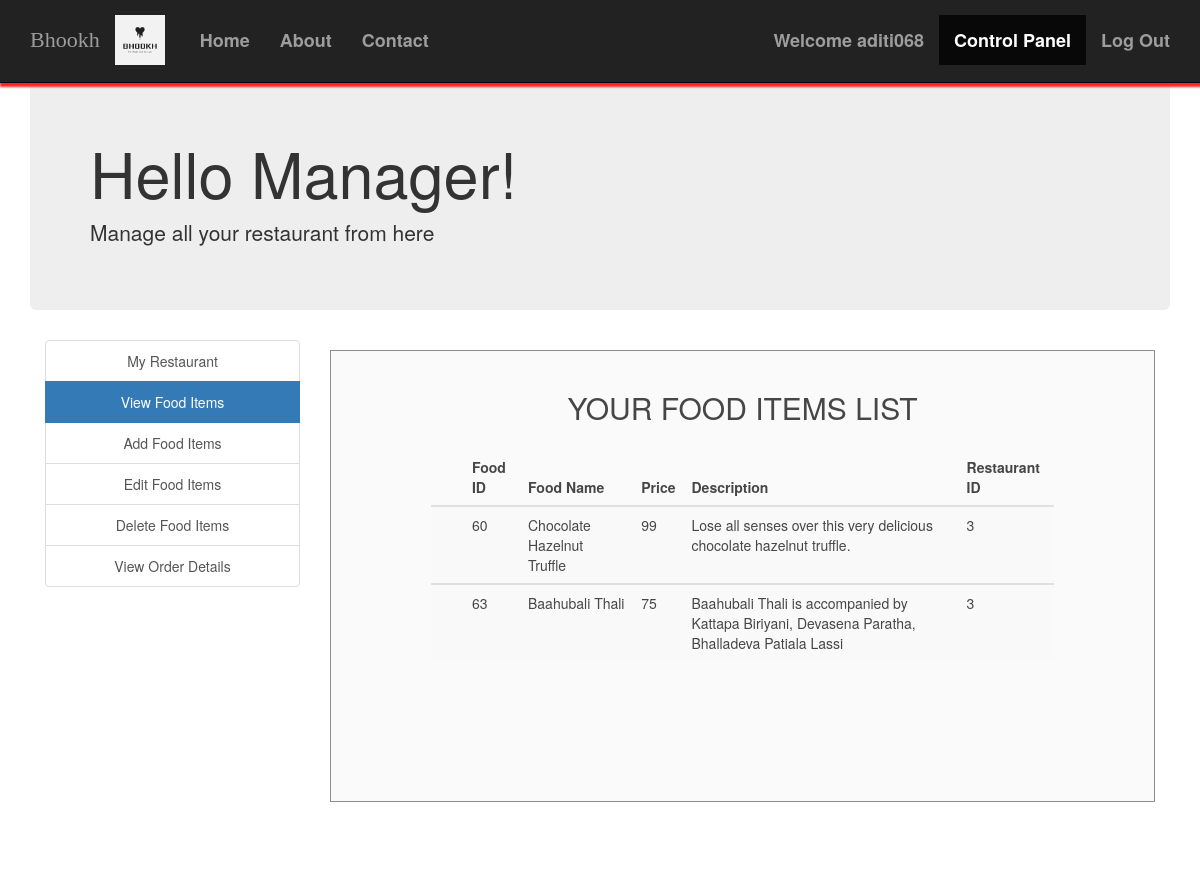
The page /view_food_items.php (signed in) on the database its author committed.
### tables this page shows
CREATE TABLE `food` (
  `F_ID` int(30) NOT NULL,
  `name` varchar(30) NOT NULL,
  `price` int(30) NOT NULL,
  `description` varchar(200) NOT NULL,
  `R_ID` int(30) NOT NULL,
  `images_path` varchar(200) NOT NULL,
  `options` varchar(10) NOT NULL DEFAULT 'ENABLE'
);

### view_food_items.php (the view, shortened to what this page needs)
<?php
include('session_m.php');
?>
<!DOCTYPE html>
<html>
  <head>
    <link rel="stylesheet" type = "text/css" href ="css/bootstrap.min.css">
  </head>
  <body>
    <nav class="navbar navbar-inverse navbar-fixed-top navigation-clean-search" role="navigation">
      <div class="container">
        <div class="navbar-header">
            <a href="index.php"><img src="images/bhookhlogo.jpg" width="50rem"></a>
            <a class="navbar-brand" href="index.php">Bhookh</a>
        </div>
        <div class="collapse navbar-collapse " id="myNavbar">
          <ul class="nav navbar-nav">
            <li><a href="index.php">Home</a></li>
            <li><a href="aboutus.php">About</a></li>
            <li><a href="contactus.php">Contact</a></li>
          </ul>
<?php
if(isset($_SESSION['login_user1'])){
?>
  <ul class="nav navbar-nav navbar-right">
    <li><a href="#">Welcome <?php echo $_SESSION['login_user1']; ?> </a></li>
    <li class="active"><a href="myrestaurant.php">Control Panel</a></li>
    <li><a href="logout_m.php">Log Out</a></li>
  </ul>
<?php
}
?>
        </div>
      </div>
    </nav>
<div class="container">
    <div class="jumbotron">
     <h1>Hello Manager! </h1>
     <p>Manage all your restaurant from here</p>
    </div>
    </div>
<div class="container">
    	<div class="col-xs-3" style="text-align: center;">
    	<div class="list-group">
    		<a href="myrestaurant.php" class="list-group-item ">My Restaurant</a>
    		<a href="view_food_items.php" class="list-group-item active">View Food Items</a>
    		<a href="add_food_items.php" class="list-group-item ">Add Food Items</a>
    		<a href="edit_food_items.php" class="list-group-item ">Edit Food Items</a>
    		<a href="delete_food_items.php" class="list-group-item ">Delete Food Items</a>
        <a href="view_order_details.php" class="list-group-item ">View Order Details</a>
    	</div>
    </div>
    <div class="col-xs-9">
      <div class="form-area" style="padding: 0px 100px 100px 100px;">
        <form action="" method="POST">
        <br style="clear: both">
          <h3 style="margin-bottom: 25px; text-align: center; font-size: 30px;"> YOUR FOOD ITEMS LIST </h3>
<?php
$user_check=$_SESSION['login_user1'];
$sql = "SELECT * FROM food f WHERE f.R_ID IN (SELECT r.R_ID FROM RESTAURANTS r WHERE r.M_ID='$user_check') ORDER BY F_ID";
$result = mysqli_query($conn, $sql);
if (mysqli_num_rows($result) > 0)
{
  ?>
  <table class="table table-striped">
    <thead class="thead-dark">
      <tr>
        <th>  </th>
        <th> Food ID </th>
        <th> Food Name </th>
        <th> Price </th>
        <th> Description </th>
        <th> Restaurant ID </th>
      </tr>
    </thead>
    <?PHP
      while($row = mysqli_fetch_assoc($result)){
    ?>
  <tbody>
    <tr>
      <td> <span class="glyphicon glyphicon-menu-right"></span> </td>
      <td><?php echo $row["F_ID"]; ?></td>
      <td><?php echo $row["name"]; ?></td>
      <td><?php echo $row["price"]; ?></td>
      <td><?php echo $row["description"]; ?></td>
      <td><?php echo $row["R_ID"]; ?></td>
    </tr>
  </tbody>
  <?php } ?>
  </table>
    <br>
  <?php } else { ?>
  <h4><center>0 RESULTS</center> </h4>
  <?php } ?>
        </form>
        </div>
    </div>
</div>
<br>
<br>
<br>
<br>
  </body>
</html>

### rows shown on the page
food: F_ID "60", name "Chocolate Hazelnut Truffle", price "99", description "Lose all senses over this very delicious chocolate hazelnut truffle.", R_ID "3"
food: F_ID "63", name "Baahubali Thali", price "75", description "Baahubali Thali is accompanied by Kattapa Biriyani, Devasena Paratha, Bhalladeva Patiala Lassi", R_ID "3"

### other values the page prints
$_SESSION['login_user1'] "aditi068"
